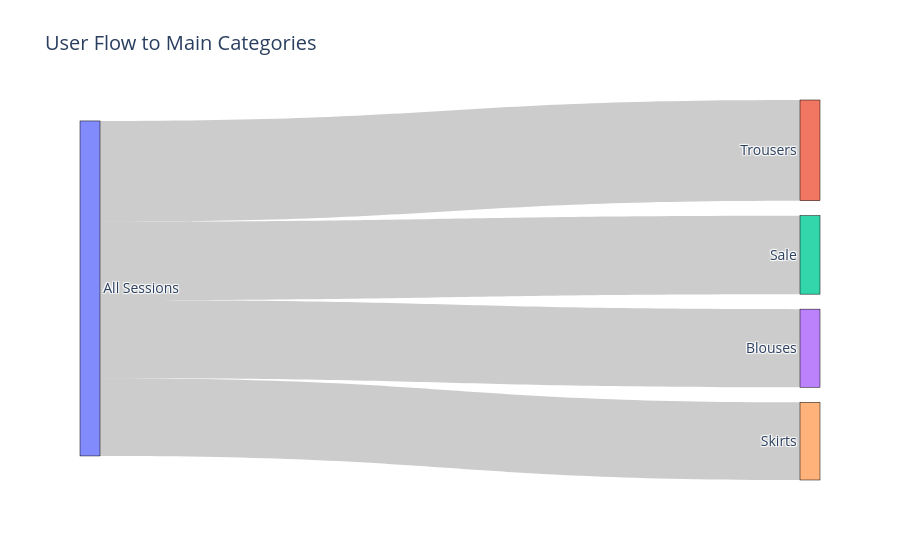

Write notebook code for a chart like this one.
### Code cell
# Prepare data for Sankey (Top category flows)
cat_flow = df.groupby(['main_category_name']).size().reset_index(name='count')
top_cats = df['main_category_name'].value_counts().head(4).index.tolist()

# Simple Sankey: Source -> Main Category
labels = ['All Sessions'] + top_cats
source = [0] * len(top_cats)
target = list(range(1, len(top_cats)+1))
values = df['main_category_name'].value_counts().head(4).values

fig = go.Figure(data=[go.Sankey(
    node=dict(pad=15, thickness=20, line=dict(color="black", width=0.5),
              label=labels),
    link=dict(source=source, target=target, value=values)
)])

fig.update_layout(title_text="User Flow to Main Categories", font_size=14)
fig.show()

### Figure 1 — Plotly figure (JSON) as saved in the notebook; plotly's stock layout.template omitted (floating-point values rounded to 4 significant figures)
{"data": [{"link": {"source": [0, 0, 0, 0], "target": [1, 2, 3, 4], "value": [49742, 38747, 38577, 38408]}, "node": {"label": ["All Sessions", "Trousers", "Sale", "Blouses", "Skirts"], "line": {"color": "black", "width": 0.5}, "pad": 15, "thickness": 20}, "type": "sankey"}], "layout": {"font": {"size": 14}, "title": {"text": "User Flow to Main Categories"}}}
